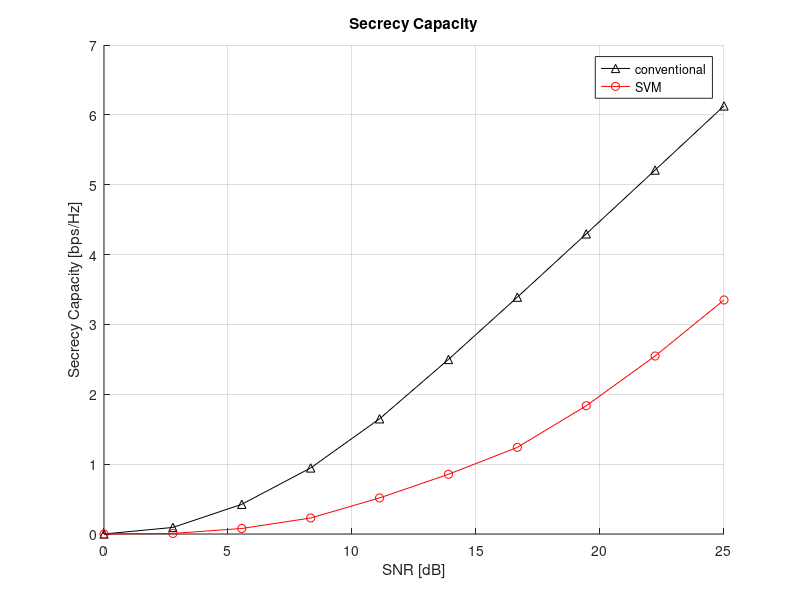

The MATLAB source for this figure:
%%% iNITIALIZATION
clear variables; close all; clc;

%% GENERATION OF TRAINING DATA

dBToLinear = @(x)( 10.^(x./10) );
LinearTodB = @(x)( 10*log10(x) );
SNR_EVE_dB = 10;
dim = 10;
SNR_dB = linspace(0,25,dim);
SNR_linear = dBToLinear( SNR_dB );


N_itr = 1000;
N_itr_new = 10;
Ns = 4; % Source Antennas
Ne = 1; % Eavesdropper Antennas
Nr = 1; % Legit Antennas
Rs = 2;
N_bob = Ns*Nr;
N_eve = Ns*Ne;


secrecycapacity_new = zeros(N_itr_new,dim); %%% New data capacities at every snr
ant_idx_new = zeros(N_itr_new,dim);
featurevector = zeros(1,Ns*Nr + Ns*Ne);
train_data = zeros(N_itr, Ns*Nr + Ns*Ne + 1,dim);


for i =1:1:N_itr
    
     h = sqrt(1/2)*(randn(Nr,Ns) + 1j*randn(Nr,Ns));
     h_abs = abs(h);
     h2_abs = h_abs.^2;
     
     g = sqrt(1/2)*(randn(Ne,Ns) + 1j*randn(Ne,Ns));
     g_abs = abs(g);
     g2_abs = g_abs.^2;
     
     d = [reshape(h_abs,1,[]),reshape(g_abs,1,[])];
     feature_vector = (d - mean(d))/(max(d)-min(d));
       
    %%% Secrecy capacity at each SNR Value
    
     for k = 1:1:dim
        
         capacity_bob = log2(1+ h2_abs*SNR_linear(k));
         capacity_eve = log2(1+ g2_abs*dBToLinear(SNR_EVE_dB));

         % Selecting antenna that achieves max secrecy (Max KPI) for every
         % SNR value of BOB
         
         [secrecy_capacity, idx_ant] = max( capacity_bob - capacity_eve, [], 2);
         
%          ant_idx(:,k) = idx_ant;
%          secrecycapacity(:,k) = secrecy_capacity;
         
         train_data(i,:,k)= [feature_vector, idx_ant];

     end 
     

end 

%% FITTING TRAINING DATA TO SVM MODEL

% Generate Antenna Index for every dimension of data
index = zeros(N_itr,dim);
for w = 1:1:dim
    
    anttind = train_data(:,end,w);
    index(:,w) = anttind;
    
end


SVMModels = cell(Ns,1);
classes = unique(index);

for j = 1:numel(classes)
   
    for i = 1:1:dim
        
        indx = [index(:,i) == classes(j)];
        SVMModels{j} = fitcsvm(train_data(:,1:end-1,i), indx, 'ClassNames',[false true],'Standardize', true,...
        'KernelFunction','rbf','BoxConstraint',1);
        
    end 

end


%% GENERATION OF NEW DATA

new_data = zeros(N_itr_new, Ns*Nr + Ns*Ne,dim);
generated_g_h = zeros(N_itr_new, Ns*Nr + Ns*Ne,dim);
outage = zeros(1,dim);

for z = 1:1:N_itr_new
    
     h = sqrt(1/2)*(randn(Nr,Ns) + 1j*randn(Nr,Ns));
     h_abs = abs(h);
     h2_abs = h_abs.^2;
     h2_abs_n = h2_abs';
     
     
     g = sqrt(1/2)*(randn(Ne,Ns) + 1j*randn(Ne,Ns));
     g_abs = abs(g);
     g2_abs = g_abs.^2;
     g2_abs_n = g2_abs';
     
     d_new = [reshape(h_abs,1,[]),reshape(g_abs,1,[])];
     feature_vector_new = (d_new - mean(d_new))/(max(d_new)-min(d_new));
     
     for w = 1:1:dim
         
         new_data(z,:,w) = [feature_vector_new];
         generated_g_h(z,:,w) = [d_new]; 
         
     end
     

         capacity_bob_new = log2(1+ h2_abs_n*SNR_linear);
         capacity_eve_new = log2(1+ g2_abs_n*dBToLinear(SNR_EVE_dB));

         % Selecting antenna that achieves max secrecy (Max KPI) for every
         % SNR value of BOB
         
         [secrecy_capacity, idx_ant] = max( capacity_bob_new - capacity_eve_new, [], 1); 
         
         secrecy_capacity_ = max(secrecy_capacity,0);
         
         secrecycapacity_new(z,:) = secrecy_capacity_;
        
         ant_idx_new (z,:) = idx_ant;
         
         outage = outage + (secrecy_capacity_ <= Rs);
       
end 

%% PREDICTION OF NEW DATA

N = size(new_data,1);
Scores = zeros(N,numel(classes),dim);

for j = 1:numel(classes)
    
    for i = 1:1:dim
        
        [~, score] = predict(SVMModels{j},new_data(:,:,i));
        Scores(:,j,i) = score(:,2);
        
    end
    
end

%% ASSOCIATION EACH NEW OBSERVATION WITH THE CLASSIFIER THAT GIVES MAXIMUM SCORE

[~,maxScore] = max(Scores,[],2);


predicted_index = squeeze(maxScore);



%% FINDING SECRECY CAPACITY WITH PREDICTED INDEX FOR ANALYSIS

analysis_data = zeros(N_itr_new,Ns*Nr + Ns*Ne + 1,dim);

for i = 1:1:dim
    
    analysis_data = [generated_g_h(:,:,i), predicted_index(:,i)];
            
end


secrecy_capacity_predicted = zeros([],[]);
outage_predict_ = zeros(1,dim);

for i = 1:1:N_itr_new
    
    h_feature = analysis_data(i, analysis_data(i,end));
    g_feature = analysis_data(i, analysis_data(i,end)+Ns); 
    
    h_abs = abs(h_feature).^2;
    g_abs = abs(g_feature).^2;
    
    capacity_bob = log2(1+h_abs*SNR_linear);
    capacity_eve = log2(1+g_abs*dBToLinear(SNR_EVE_dB));
    
    [secrecy_capacity] = (capacity_bob - capacity_eve); 
         
    secrecy_capacity_ =  max(secrecy_capacity,0);
    secrecy_capacity_predicted(i,:) = secrecy_capacity_; 
    
    outage_predict_ = outage_predict_ + (secrecy_capacity_ <= Rs);
        
end

%% PLOTTING SECRECY CAPACITY FOR NEW DATA

mean_secrecycapacity = zeros([],[]);
mean_secrecycapacity_predicted = zeros([],[]);
for i = 1:1:dim
    
    mean_secrecy_capacity = mean(secrecycapacity_new(:,i));
    mean_secrecycapacity(i) = mean_secrecy_capacity; 
    
    mean_secrecy_capacity_predicted = mean(secrecy_capacity_predicted(:,i));
    mean_secrecycapacity_predicted(i) = mean_secrecy_capacity_predicted;
     
end

outage_new = outage/N_itr_new;
outage_predict = outage_predict_/N_itr_new;

figure(1);
hold on; grid on;
plot(SNR_dB,mean_secrecycapacity,'k^-');
plot(SNR_dB,mean_secrecycapacity_predicted, 'ro-');
legend('conventional', 'SVM')
title('Secrecy Capacity')
xlabel('SNR [dB]')
ylabel('Secrecy Capacity [bps/Hz]')

